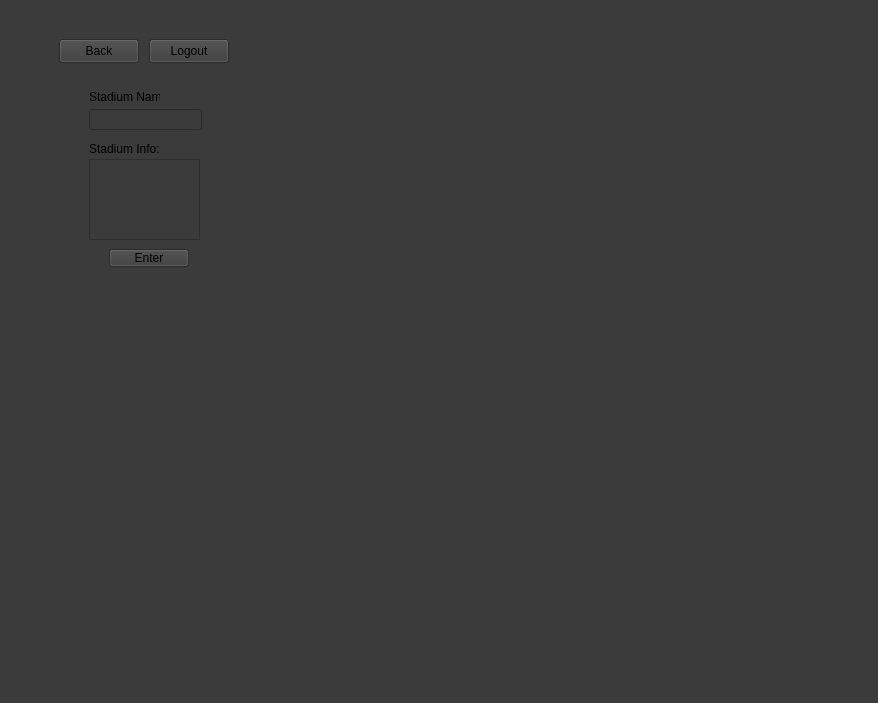
<?xml version="1.0" encoding="UTF-8"?>
<ui version="4.0">
 <class>MainWindow</class>
 <widget class="QMainWindow" name="MainWindow">
  <property name="geometry">
   <rect>
    <x>0</x>
    <y>0</y>
    <width>878</width>
    <height>703</height>
   </rect>
  </property>
  <property name="windowTitle">
   <string>MainWindow</string>
  </property>
  <property name="autoFillBackground">
   <bool>false</bool>
  </property>
  <property name="styleSheet">
   <string notr="true">background-color: rgb(59, 59, 59)</string>
  </property>
  <widget class="QWidget" name="centralwidget">
   <widget class="QStackedWidget" name="stackedWidget">
    <property name="geometry">
     <rect>
      <x>-1</x>
      <y>-1</y>
      <width>801</width>
      <height>661</height>
     </rect>
    </property>
    <property name="currentIndex">
     <number>3</number>
    </property>
    <widget class="QWidget" name="loginPage">
     <widget class="QFrame" name="loginframe">
      <property name="geometry">
       <rect>
        <x>200</x>
        <y>190</y>
        <width>421</width>
        <height>301</height>
       </rect>
      </property>
      <property name="styleSheet">
       <string notr="true">
QFrame#loginframe {
    background-color: #2e3338;
    padding: 20px;
}
</string>
      </property>
      <property name="frameShape">
       <enum>QFrame::Shape::StyledPanel</enum>
      </property>
      <property name="frameShadow">
       <enum>QFrame::Shadow::Raised</enum>
      </property>
      <widget class="QLabel" name="welcome_text">
       <property name="geometry">
        <rect>
         <x>180</x>
         <y>10</y>
         <width>91</width>
         <height>41</height>
        </rect>
       </property>
       <property name="styleSheet">
        <string notr="true">background-color: rgb(46, 51, 56)</string>
       </property>
       <property name="text">
        <string>Welcome!</string>
       </property>
      </widget>
      <widget class="QLineEdit" name="userinput">
       <property name="geometry">
        <rect>
         <x>50</x>
         <y>70</y>
         <width>331</width>
         <height>41</height>
        </rect>
       </property>
       <property name="styleSheet">
        <string notr="true">background-color: rgb(255, 255, 255)</string>
       </property>
      </widget>
      <widget class="QLineEdit" name="passinput">
       <property name="geometry">
        <rect>
         <x>50</x>
         <y>140</y>
         <width>331</width>
         <height>41</height>
        </rect>
       </property>
       <property name="styleSheet">
        <string notr="true">background-color: rgb(255, 255, 255)</string>
       </property>
       <property name="echoMode">
        <enum>QLineEdit::EchoMode::Password</enum>
       </property>
      </widget>
      <widget class="QPushButton" name="btnLogin">
       <property name="geometry">
        <rect>
         <x>50</x>
         <y>220</y>
         <width>331</width>
         <height>41</height>
        </rect>
       </property>
       <property name="text">
        <string>Log In</string>
       </property>
      </widget>
      <widget class="QLabel" name="username_text">
       <property name="geometry">
        <rect>
         <x>50</x>
         <y>50</y>
         <width>91</width>
         <height>16</height>
        </rect>
       </property>
       <property name="styleSheet">
        <string notr="true">background-color: rgb(46, 51, 56)</string>
       </property>
       <property name="text">
        <string>USERNAME</string>
       </property>
      </widget>
      <widget class="QLabel" name="password_text">
       <property name="geometry">
        <rect>
         <x>50</x>
         <y>120</y>
         <width>91</width>
         <height>16</height>
        </rect>
       </property>
       <property name="styleSheet">
        <string notr="true">background-color: rgb(46, 51, 56)</string>
       </property>
       <property name="text">
        <string>PASSWORD</string>
       </property>
      </widget>
     </widget>
    </widget>
    <widget class="QWidget" name="users_menu">
     <widget class="QGraphicsView" name="usMap">
      <property name="geometry">
       <rect>
        <x>20</x>
        <y>70</y>
        <width>771</width>
        <height>471</height>
       </rect>
      </property>
     </widget>
     <widget class="QTextBrowser" name="textBrowser">
      <property name="geometry">
       <rect>
        <x>20</x>
        <y>561</y>
        <width>771</width>
        <height>71</height>
       </rect>
      </property>
     </widget>
     <widget class="QLabel" name="welcomeUsers">
      <property name="geometry">
       <rect>
        <x>30</x>
        <y>40</y>
        <width>111</width>
        <height>21</height>
       </rect>
      </property>
      <property name="text">
       <string>Welcome</string>
      </property>
     </widget>
     <widget class="QPushButton" name="logoutBtn1">
      <property name="geometry">
       <rect>
        <x>710</x>
        <y>40</y>
        <width>80</width>
        <height>24</height>
       </rect>
      </property>
      <property name="text">
       <string>Logout</string>
      </property>
     </widget>
    </widget>
    <widget class="QWidget" name="admin_menu">
     <widget class="QPushButton" name="usersMenuBtn">
      <property name="geometry">
       <rect>
        <x>140</x>
        <y>90</y>
        <width>111</width>
        <height>31</height>
       </rect>
      </property>
      <property name="text">
       <string>Plan a trip!</string>
      </property>
     </widget>
     <widget class="QPushButton" name="editBtn">
      <property name="geometry">
       <rect>
        <x>260</x>
        <y>90</y>
        <width>111</width>
        <height>31</height>
       </rect>
      </property>
      <property name="text">
       <string>Edit Info</string>
      </property>
     </widget>
     <widget class="QLabel" name="welcomeAdmin">
      <property name="geometry">
       <rect>
        <x>140</x>
        <y>60</y>
        <width>101</width>
        <height>21</height>
       </rect>
      </property>
      <property name="text">
       <string>Welcome admin!</string>
      </property>
     </widget>
     <widget class="QPushButton" name="logoutBtn2">
      <property name="geometry">
       <rect>
        <x>140</x>
        <y>130</y>
        <width>111</width>
        <height>31</height>
       </rect>
      </property>
      <property name="text">
       <string>Logout</string>
      </property>
     </widget>
    </widget>
    <widget class="QWidget" name="editInfo_menu">
     <widget class="QPushButton" name="goBackBtn">
      <property name="geometry">
       <rect>
        <x>60</x>
        <y>40</y>
        <width>80</width>
        <height>24</height>
       </rect>
      </property>
      <property name="text">
       <string>Back</string>
      </property>
     </widget>
     <widget class="QPushButton" name="logoutBtn3">
      <property name="geometry">
       <rect>
        <x>150</x>
        <y>40</y>
        <width>80</width>
        <height>24</height>
       </rect>
      </property>
      <property name="text">
       <string>Logout</string>
      </property>
     </widget>
     <widget class="QLineEdit" name="StadiumBar">
      <property name="geometry">
       <rect>
        <x>90</x>
        <y>110</y>
        <width>113</width>
        <height>21</height>
       </rect>
      </property>
      <property name="inputMask">
       <string/>
      </property>
      <property name="text">
       <string/>
      </property>
     </widget>
     <widget class="QPushButton" name="InfoBtn">
      <property name="geometry">
       <rect>
        <x>110</x>
        <y>250</y>
        <width>80</width>
        <height>18</height>
       </rect>
      </property>
      <property name="text">
       <string>Enter</string>
      </property>
     </widget>
     <widget class="QTextEdit" name="StadiumInfoBar">
      <property name="geometry">
       <rect>
        <x>90</x>
        <y>160</y>
        <width>111</width>
        <height>81</height>
       </rect>
      </property>
      <property name="html">
       <string>&lt;!DOCTYPE HTML PUBLIC &quot;-//W3C//DTD HTML 4.0//EN&quot; &quot;http://www.w3.org/TR/REC-html40/strict.dtd&quot;&gt;
&lt;html&gt;&lt;head&gt;&lt;meta name=&quot;qrichtext&quot; content=&quot;1&quot; /&gt;&lt;meta charset=&quot;utf-8&quot; /&gt;&lt;style type=&quot;text/css&quot;&gt;
p, li { white-space: pre-wrap; }
hr { height: 1px; border-width: 0; }
li.unchecked::marker { content: &quot;\2610&quot;; }
li.checked::marker { content: &quot;\2612&quot;; }
&lt;/style&gt;&lt;/head&gt;&lt;body style=&quot; font-family:'Segoe UI'; font-size:9pt; font-weight:400; font-style:normal;&quot;&gt;
&lt;p style=&quot;-qt-paragraph-type:empty; margin-top:0px; margin-bottom:0px; margin-left:0px; margin-right:0px; -qt-block-indent:0; text-indent:0px;&quot;&gt;&lt;br /&gt;&lt;/p&gt;&lt;/body&gt;&lt;/html&gt;</string>
      </property>
     </widget>
     <widget class="QLabel" name="label">
      <property name="geometry">
       <rect>
        <x>90</x>
        <y>90</y>
        <width>71</width>
        <height>16</height>
       </rect>
      </property>
      <property name="text">
       <string>Stadium Name:</string>
      </property>
     </widget>
     <widget class="QLabel" name="label_2">
      <property name="geometry">
       <rect>
        <x>90</x>
        <y>140</y>
        <width>71</width>
        <height>20</height>
       </rect>
      </property>
      <property name="text">
       <string>Stadium Info:</string>
      </property>
     </widget>
    </widget>
   </widget>
  </widget>
 </widget>
 <resources/>
 <connections/>
</ui>
